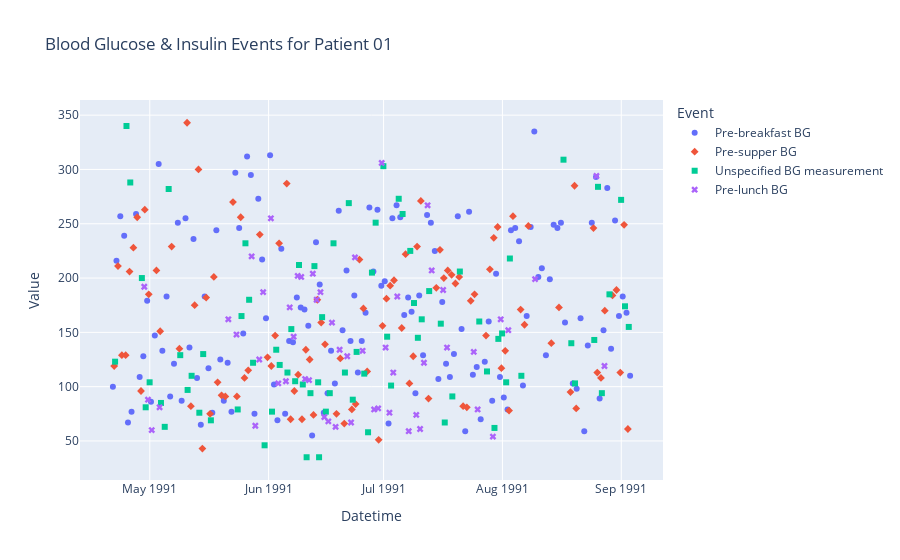

Source (notebook cell):
### Code cell
import plotly.express as px

# Select one patient
patient_id = '01'
patient_df = df[df['patient_id'] == patient_id]

# Focus on relevant events (BG measurements + insulin doses)
relevant_events = ['BG']
filtered_df = patient_df[patient_df['Event'].str.contains('|'.join(relevant_events))]

fig = px.scatter(
    filtered_df,
    x='datetime',
    y='Value',
    color='Event',
    symbol='Event',          
    hover_data=['Code', 'Event', 'Value'],
    title=f'Blood Glucose & Insulin Events for Patient {patient_id}',
    labels={'Value':'Glucose / Dose', 'datetime':'Datetime'}
)

fig.update_layout(
    xaxis_title='Datetime',
    yaxis_title='Value',
    legend_title='Event',
    xaxis=dict(showgrid=True),
    yaxis=dict(showgrid=True)
)
fig.show()
